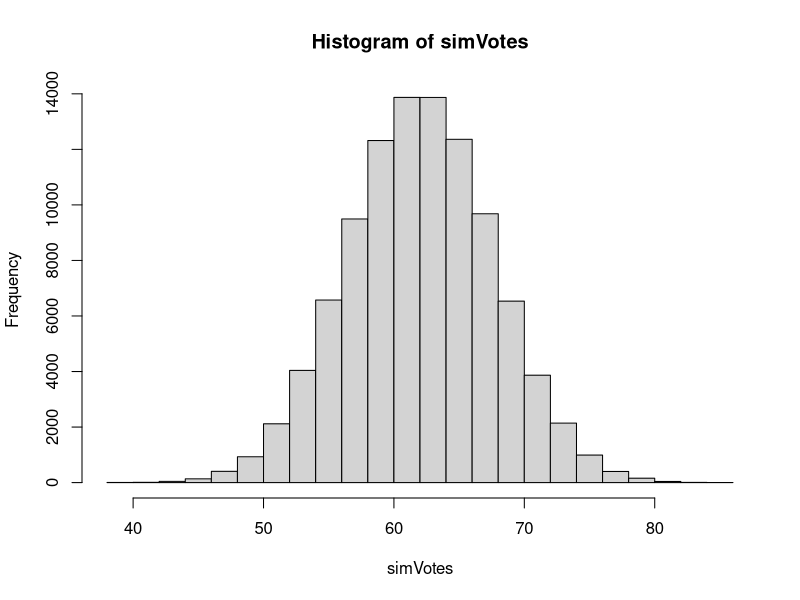
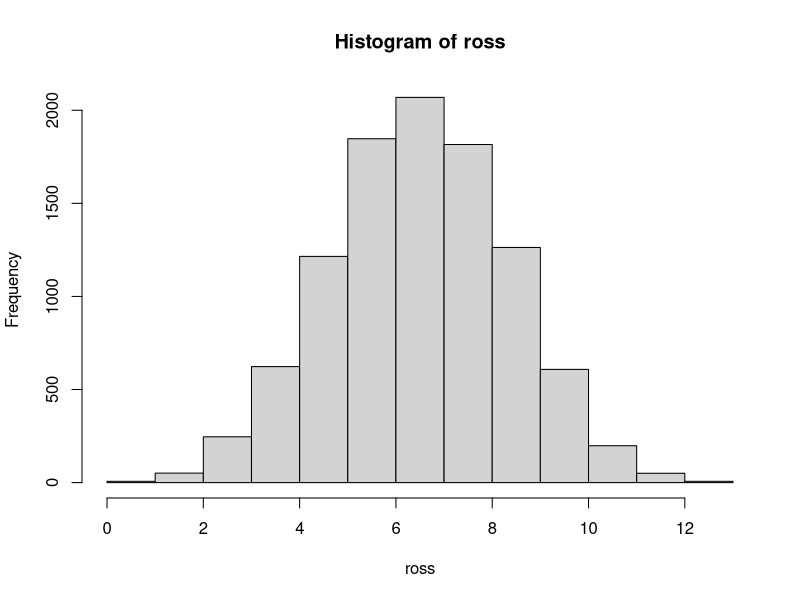
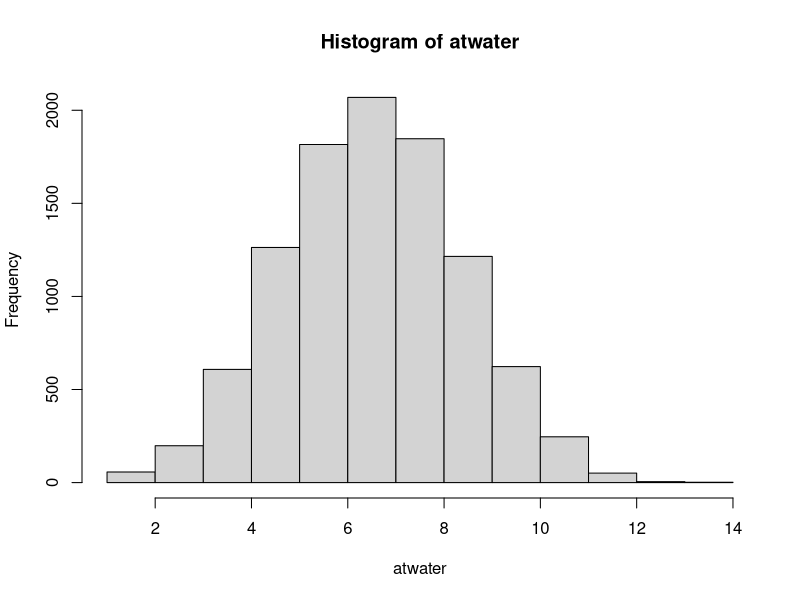
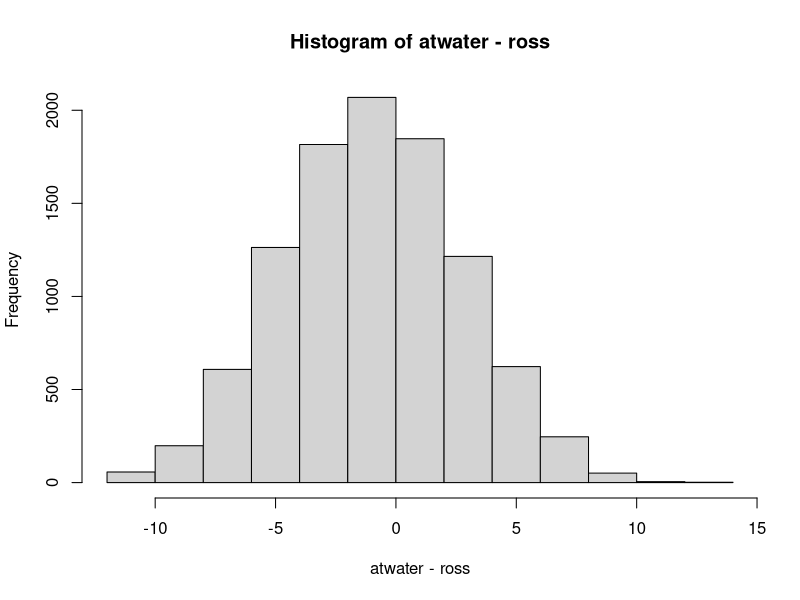

Write the R code that produced these figures, in order. (Note: this script raises an error after producing the figures.)
#we are statisticians for Pew research trying to predict 2042 election
#Bernie Sanders vs. Baron Trump
#media outlet X claims the race is perfectly even



#suppose we have a $5,000 budget
#n = 125   of people surveyed

#How many of our 125 would have to say "Trump" or "Sanders" for us to NOT believe Media X's claim



#Lets simulate assuming Media X is telling the truth

#Let "S" represent the number of people who claim they would vote for Sanders

simVotes <- replicate(100000, {sum(sample(0:1, size = 125, prob = c(.5, .5), replace = TRUE))})

hist(simVotes)

mean(simVotes)


#lets find middle 90% 
quantile(simVotes, .05)
quantile(simVotes, .95)

#lets find middle 99% 
quantile(simVotes, .005)
quantile(simVotes, .995)





#Claim: Students love all 3 dining halls equally
#The number of students whose favorite dining hall is Proctor is the 
#same as the number for Atwater, Proc, and Ross


#lets take a "random" sample (from all of us)

diningData <- c("R", "R","R","R","R","R",
                "P","P","P","P","P","P","P",
                "A","A","A","A","A","A","A","A")

table(diningData)

#lets simulate with n=21



diningData2 <- c("R", "R","R","R","R","R",
                 "A","A","A","A","A","A","A","A")

table(diningData2)



ross <- replicate(10000, 
                      {sum(sample(0:1, size = 14, prob = c(.5, .5), replace = TRUE))})

atwater <- 14 - ross

hist(ross)
hist(atwater)
hist(atwater - ross)



probabilityDist <- table(atwater - ross)/10000

difference <- atwater - ross



ggplot(data = data.frame(probabilityDist)) + 
  geom_col(aes(x = Var1, y = Freq))




bootAtwater <- replicate(10000, 
          {sum(sample(0:1, size = 14, prob = c(6/14, 8/14), replace = TRUE))})

bootRoss <- 14 - bootAtwater

bootDiff <- bootAtwater - bootRoss



hist(bootDiff)




allDining<- replicate(10000, 
             {table(sample(c("A","P","R"), size = 21, 
                      prob = c(1/3, 1/3, 1/3), 
                      replace = TRUE))/21})

difference <- 1/3 - allDining




#statistic 1: A - P - R (around -7)
#statistic 2: Calculate standard deviation of our data
#statistic 3: max- min


# actual values for our data for 1,2,3
#statistic 1: A - P - R: 8-7-6 = -5 (not a good stat)
#statistic 2:  1
sd(c(8,7,6))
#statistic 3: 8-6 = 2


#lets simulate

sample1 <- sample(c("A", "P", "R"), size = 21, replace = TRUE, prob = c(1/3,1/3,1/3))



table1 <- table(sample1)

stat2 <- sd(table1)
stat3 <- max(table1) - min(table1)

#simulate for stat 2
stat2sim <- replicate(10000,{
  sample1 <- sample(c("A", "P", "R"), size = 21, replace = TRUE, prob = c(1/3,1/3,1/3))
  
  table1 <- table(sample1)
  sd(table1)
  
})
hist(stat2sim)


#simulate for stat 3
stat3sim <- replicate(10000,{
  sample1 <- sample(c("A", "P", "R"), size = 21, replace = TRUE, prob = c(1/3,1/3,1/3))
  
  table1 <- table(sample1)
  max(table1)-min(table1)
  
})
hist(stat3sim)


#representative  sample averages

avgRepSample <- c(10.4, 16.2, 11.1, 10, 14.2, 16.3, 
                  15.6, 10.1, 8.8, 7.6, 12.3, 8.8,
                  10.1, 9.9, 9.2, 10.7, 8.1, 10,
                  10.7, 10, 9.2, 11.1, 10.9, 11.4)

mean(avgRepSample)
hist(avgRepSample)

#take a simple random sample (srs)
sample(1:100, size = 10)

#central limit theorem (CLT)
#the sample mean from ANY population follows a normal distribution
#the mean of distribution is the SAME as the mean of our population

avgSRS <- mean(c(9,5,8,12,1,1,12,9,10,8))
